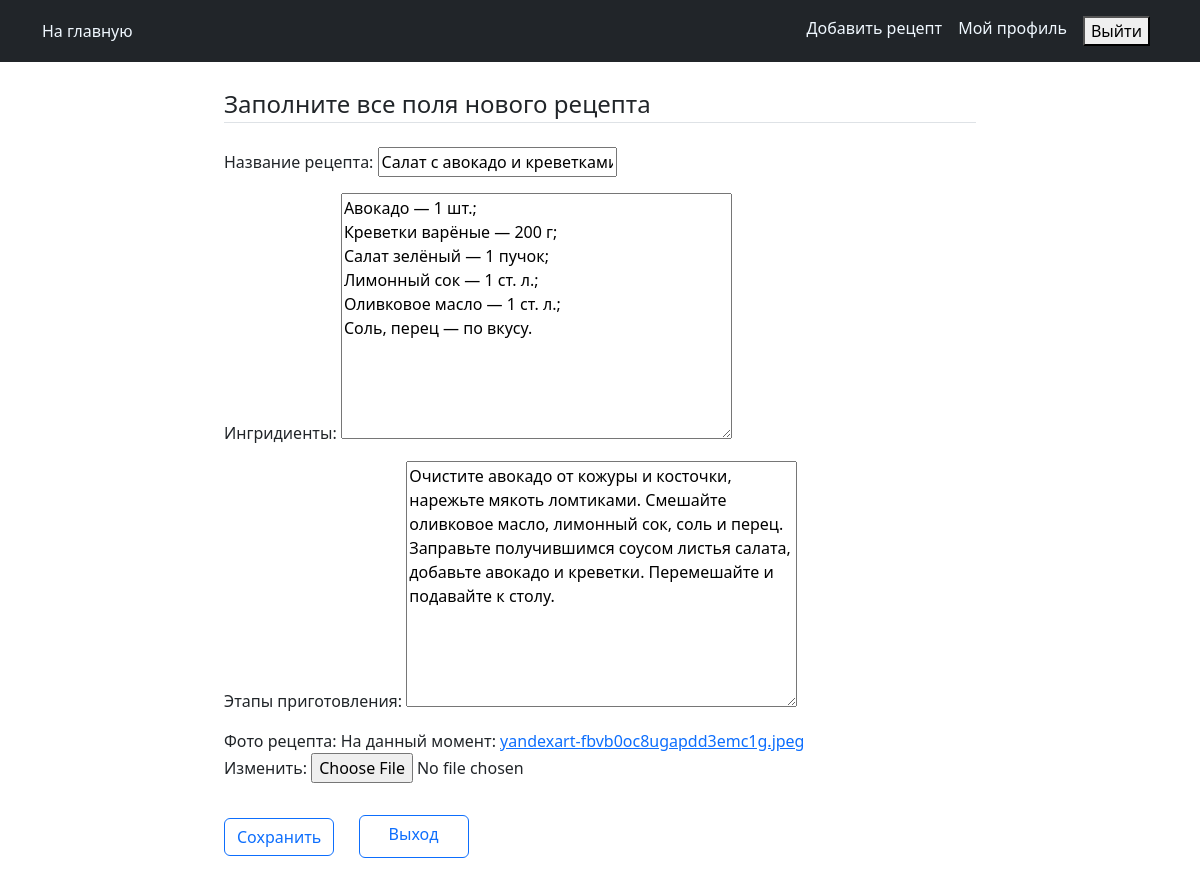
The app's page /recipes/recipe/9/update (signed in) with its own data.
### recipes/models.py (models this page shows, shortened)
class Recipe(models.Model):
    title = models.CharField(max_length=100, verbose_name='Название рецепта')
    description = models.TextField(verbose_name='Ингридиенты')
    steps_cooking = models.TextField(verbose_name='Этапы приготовления')
    time_for_cooking = models.IntegerField(default=10, verbose_name='Время приготовления')
    image = models.ImageField(verbose_name='Фото рецепта')
    author = models.ForeignKey(User, on_delete=models.CASCADE)
    created_at = models.DateTimeField(auto_now_add=True)
    updated_at = models.DateTimeField(auto_now=True)
    class Meta:
        verbose_name = 'Рецепты'
        verbose_name_plural = 'Рецепты'

### recipes/views.py (the view, shortened to what this page needs)
# urls.py: path('recipe/<int:pk>/update', views.RecipeUpdate.as_view(), name="recipe_update"),
class RecipeUpdate(LoginRequiredMixin, UserPassesTestMixin, UpdateView):
    model = models.Recipe
    fields = ['title', 'description', "steps_cooking", "image"]
    def test_func(self):
        recipe = self.get_object()
        return self.request.user == recipe.author

### templates/recipes/recipe_form.html (shortened to what this page needs)
<!DOCTYPE html>
{% extends "recipes/base.html" %}
{% block content %}
<div class="container">
  <form method="POST" enctype="multipart/form-data">
    <fieldset class="form-group">
      <legend class="border-bottom mb-4">Заполните все поля нового рецепта</legend>
    </fieldset>
      {{ form.as_p }}
    <div class="form-group py-3">
      <input class="btn btn-outline-primary" type="submit" value="Сохранить" />
      <a class="btn btn-outline-primary" style="height: 43px; width: 110px; margin-left: 20px;" href="{% url 'recipes:home' %}">Выход</a>
    </div>
  </form>
</div>
{% endblock content %}

### records on screen
Recipe: title "Салат с авокадо и креветками", description "Авокадо — 1 шт.; Креветки варёные — 200 г; Салат зелёный — 1 пучок; Лимонный сок — 1 ст. л.; Оливковое масло — 1 ст. л.; Соль, перец — по вкусу.", steps_cooking "Очистите авокадо от кожуры и косточки, нарежьте мякоть ломтиками. Смешайте оливковое масло, лимонный сок, соль и перец. Заправьте получившимся соусом листья салата, добавьте авокадо и креветки. Перемешайте и подавайте к столу."
